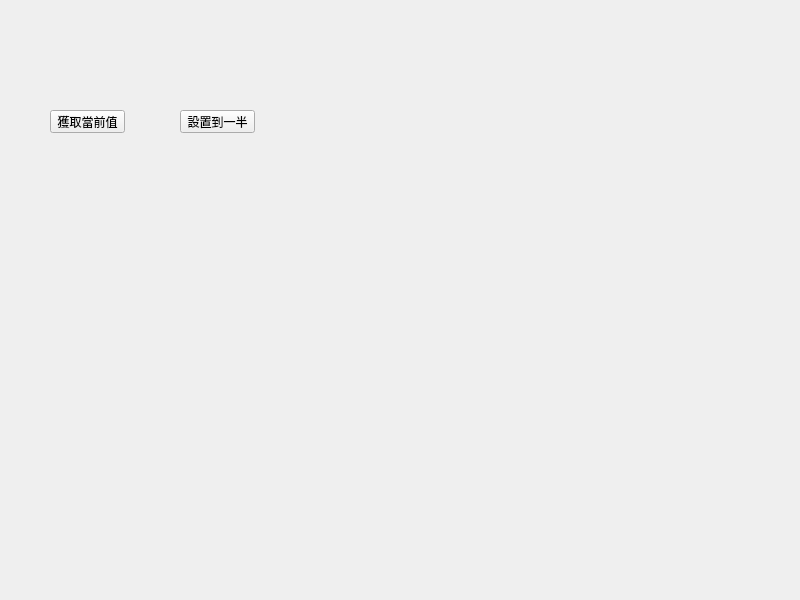
<?xml version="1.0" encoding="UTF-8"?>
<ui version="4.0">
 <class>Widget</class>
 <widget class="QWidget" name="Widget">
  <property name="geometry">
   <rect>
    <x>0</x>
    <y>0</y>
    <width>800</width>
    <height>600</height>
   </rect>
  </property>
  <property name="windowTitle">
   <string>Widget</string>
  </property>
  <widget class="SmallWidget" name="widget" native="true">
   <property name="geometry">
    <rect>
     <x>50</x>
     <y>20</y>
     <width>251</width>
     <height>41</height>
    </rect>
   </property>
  </widget>
  <widget class="QPushButton" name="btn_get">
   <property name="geometry">
    <rect>
     <x>50</x>
     <y>110</y>
     <width>75</width>
     <height>23</height>
    </rect>
   </property>
   <property name="text">
    <string>獲取當前值</string>
   </property>
  </widget>
  <widget class="QPushButton" name="btn_set">
   <property name="geometry">
    <rect>
     <x>180</x>
     <y>110</y>
     <width>75</width>
     <height>23</height>
    </rect>
   </property>
   <property name="text">
    <string>設置到一半</string>
   </property>
  </widget>
 </widget>
 <customwidgets>
  <customwidget>
   <class>SmallWidget</class>
   <extends>QWidget</extends>
   <header location="global">smallwidget.h</header>
   <container>1</container>
  </customwidget>
 </customwidgets>
 <resources/>
 <connections/>
</ui>
